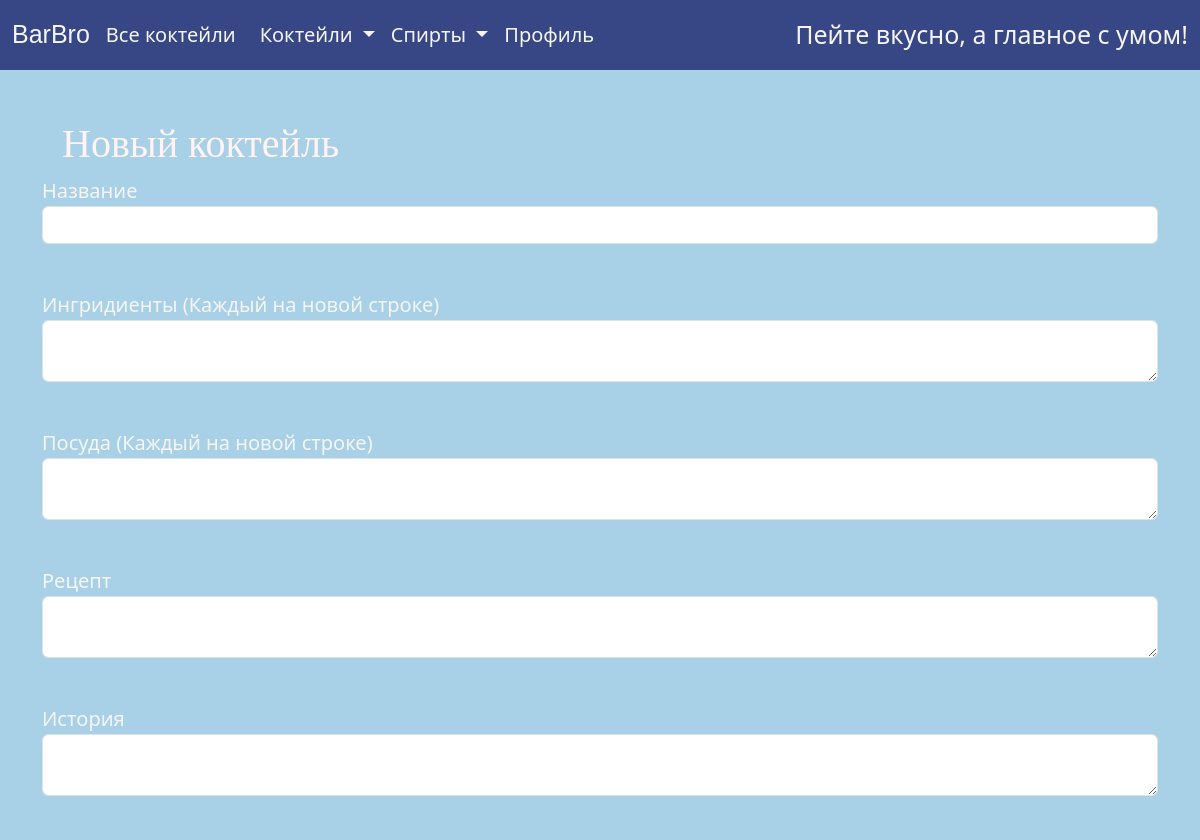
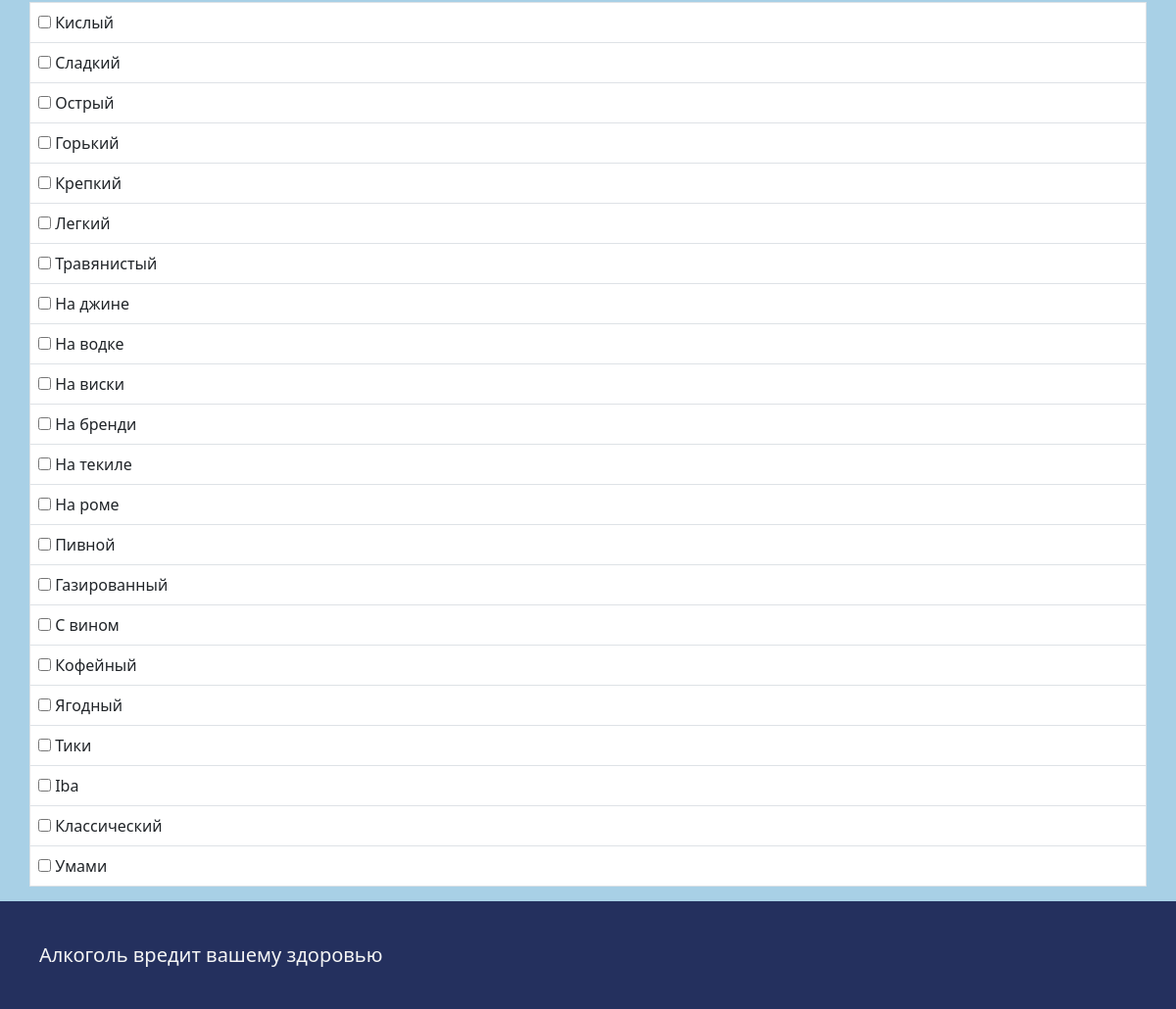
Page /add_cocktail on the committed database (2 pictures, top to bottom).
### data/tags.py (models this page shows, shortened)
class Tag(SqlAlchemyBase):
    __tablename__ = "tags"
    id = sqlalchemy.Column(sqlalchemy.Integer, primary_key=True, autoincrement=True)
    name = sqlalchemy.Column(sqlalchemy.String)
    cocktails = sqlalchemy.Column(
        sqlalchemy.String, default=json.dumps({"cocktails": []})
    )
    category = sqlalchemy.Column(sqlalchemy.String)
    def __repr__(self):
        return f"{self.name}"

### server.py (the view, shortened to what this page needs)
@app.route("/add_cocktail", methods=["GET", "POST"])
def new_cocktail():
    form = CocktailFormBuilder()
    return render_template("new_cocktail.html", title="Новый коктейль", form=form)

### forms/CocktailForm.py
    class CocktailForm(CocktailFormBase):
        pass

### data/db_session.py (called while the page is built)
def create_session() -> Session:
    global __factory
    return __factory()

### forms/CocktailForm.py (called while the page is built)
def CocktailFormBuilder():
    class CocktailForm(CocktailFormBase):
        pass
    db_sess = db_session.create_session()
    for i, tag in enumerate(db_sess.query(tags.Tag).all()):
        setattr(CocktailForm, "tag_%d" % i, BooleanField(label=tag))
    form = CocktailForm()
    setattr(
        CocktailForm,
        "fields",
        [field for field in form.__dir__() if field[:3] == "tag"],
    )
    return CocktailForm()

### templates/new_cocktail.html (shortened to what this page needs)
{% extends "base.html" %}
{% block content %}
    <h1>Новый коктейль</h1>
    <form action="" method="post" enctype="multipart/form-data">
        <p>
            {{ form.name.label }}<br>
            {{ form.name(class="form-control") }}<br>
        </p>
        <p>
            {{ form.ingridients.label }}<br>
            {{ form.ingridients(class="form-control") }}<br>
        </p>
        <p>
            {{ form.dishes.label }}<br>
            {{ form.dishes(class="form-control") }}<br>
        </p>
        <p>
            {{ form.receipt.label }}<br>
            {{ form.receipt(class="form-control") }}<br>
        </p>
         <p>
            {{ form.history.label }}<br>
            {{ form.history(class="form-control") }}<br>
        </p>
        <div class="row">
            <table class="table table-bordered">
                <tbody>
                {% for field in form.fields %}
                <tr>
                    <td>
                        {{ form[field] }} {{form[field].label}}
                    </td>
                </tr>
                {% endfor %}
                </tbody>
            </table>
        </div>
        <p>
            {{ form.photo }}<br>
        </p>
        <p>{{ form.submit(type="submit", class="btn btn-primary") }}</p>
    </form>
{% endblock %}

### templates/base.html (shortened to what this page needs)
<!doctype html>
<html lang="en">
<head>
    <link
    href="https://cdn.jsdelivr.net/npm/bootstrap@5.3.0-alpha1/dist/css/bootstrap.min.css"
    rel="stylesheet"
>
    <link rel="stylesheet" href="/static/stylesheet/style.css">
</head>
<body style="background-color: #A8D0E6">
<header style="margin-bottom: 50px">
    <nav class="navbar navbar-expand-lg" style="background-color: #374785  ; font-size: 25px">
    <div class="container-fluid">
        <a class="navbar-brand" href="/welcome", style="font-family: Impact, Haettenschweiler, 'Arial Narrow Bold', sans-serif; font-size: 25px">BarBro</a>
        <a class="navbar-brand" href="/cocktails">Все коктейли</a>
        <div class="collapse navbar-collapse" id="navbarNav">
            <ul class="navbar-nav">
                <li class="nav-item dropdown">
                    <a class="nav-link dropdown-toggle" role="button" data-bs-toggle="dropdown" aria-expanded="false">
                        Коктейли
                    </a>
                </li>
                <li class="nav-item dropdown">
                    <a class="nav-link dropdown-toggle" href="#" role="button" data-bs-toggle="dropdown" aria-expanded="false">
                        Спирты
                    </a>
                </li>
                <li class="nav-item">
                    <a class="nav-link" data-bs-toggle="offcanvas" href="#profile" role="button" aria-controls="offcanvasExample">
  Профиль
</a>
                </li>
            </ul>
        </div>
        <span class="navbar-text">Пейте вкусно, а главное с умом!</span>
        </div>
        </nav>
</header>
<main role="main" class="container">
    {% block content %}{% endblock %}
</main>
</body>
<footer>
<span style="color: whitesmoke; font-size: 20px; text-align: centers">Алкоголь вредит вашему здоровью</span>
</footer>
</html>

### static/stylesheet/style.css (style rules this page uses)
.nav-item { color: whitesmoke; font-size: 20px; }
p { color: whitesmoke; font-size: 20px; }
a { color: whitesmoke; }
li { color: whitesmoke; }
ul { color: whitesmoke; }
.nav-link { color: whitesmoke; }
.navbar-brand { color: whitesmoke; }
.navbar-text { color: whitesmoke; }
.collapse { color: #374785; }
h1 { text-indent: 20px; color: #fff3f3; font-family: Lobster; src: url(/static/fonts/Lobster-Regular.ttf) }
footer { position: absolute; bottom: 0; height: auto; width: 100vw; padding: 40px; background: #24305E; }

### rows in the picture
Tag: name "Кислый"
Tag: name "Сладкий"
Tag: name "Острый"
Tag: name "Горький"
Tag: name "Крепкий"
Tag: name "Легкий"
Tag: name "Травянистый"
Tag: name "На джине"
Tag: name "На водке"
Tag: name "На виски"
Tag: name "На бренди"
Tag: name "На текиле"
Tag: name "На роме"
Tag: name "Пивной"
Tag: name "Газированный"
Tag: name "С вином"
Tag: name "Кофейный"
Tag: name "Ягодный"
Tag: name "Тики"
Tag: name "Iba"
Tag: name "Классический"
Tag: name "Умами"
